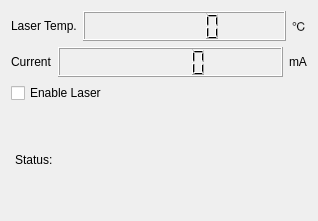
<?xml version="1.0" encoding="UTF-8"?>
<ui version="4.0">
 <class>FrmLaserModule</class>
 <widget class="QMainWindow" name="FrmLaserModule">
  <property name="geometry">
   <rect>
    <x>0</x>
    <y>0</y>
    <width>318</width>
    <height>221</height>
   </rect>
  </property>
  <property name="windowTitle">
   <string>Network Analyzer Control</string>
  </property>
  <widget class="QWidget" name="widget">
   <layout class="QVBoxLayout" name="verticalLayout">
    <item>
     <layout class="QHBoxLayout" name="horizontalLayout">
      <item>
       <widget class="QLabel" name="textLabel1_2_5_3_3_4">
        <property name="sizePolicy">
         <sizepolicy hsizetype="Fixed" vsizetype="Preferred">
          <horstretch>0</horstretch>
          <verstretch>0</verstretch>
         </sizepolicy>
        </property>
        <property name="text">
         <string>Laser Temp.</string>
        </property>
        <property name="wordWrap">
         <bool>false</bool>
        </property>
       </widget>
      </item>
      <item>
       <widget class="QLCDNumber" name="m_lcdTemperature">
        <property name="minimumSize">
         <size>
          <width>0</width>
          <height>30</height>
         </size>
        </property>
       </widget>
      </item>
      <item>
       <widget class="QLabel" name="textLabel1_2_5_3_3_5">
        <property name="sizePolicy">
         <sizepolicy hsizetype="Fixed" vsizetype="Preferred">
          <horstretch>0</horstretch>
          <verstretch>0</verstretch>
         </sizepolicy>
        </property>
        <property name="text">
         <string>℃</string>
        </property>
        <property name="wordWrap">
         <bool>false</bool>
        </property>
       </widget>
      </item>
     </layout>
    </item>
    <item>
     <layout class="QHBoxLayout" name="horizontalLayout_2">
      <item>
       <widget class="QLabel" name="textLabel1_2_5_3_3_7">
        <property name="sizePolicy">
         <sizepolicy hsizetype="Fixed" vsizetype="Preferred">
          <horstretch>0</horstretch>
          <verstretch>0</verstretch>
         </sizepolicy>
        </property>
        <property name="text">
         <string>Current</string>
        </property>
        <property name="wordWrap">
         <bool>false</bool>
        </property>
       </widget>
      </item>
      <item>
       <widget class="QLCDNumber" name="m_lcdCurrent">
        <property name="minimumSize">
         <size>
          <width>0</width>
          <height>30</height>
         </size>
        </property>
       </widget>
      </item>
      <item>
       <widget class="QLabel" name="textLabel1_2_5_3_3_6">
        <property name="sizePolicy">
         <sizepolicy hsizetype="Fixed" vsizetype="Preferred">
          <horstretch>0</horstretch>
          <verstretch>0</verstretch>
         </sizepolicy>
        </property>
        <property name="text">
         <string>mA</string>
        </property>
        <property name="wordWrap">
         <bool>false</bool>
        </property>
       </widget>
      </item>
     </layout>
    </item>
    <item>
     <widget class="QCheckBox" name="m_ckbEnabled">
      <property name="text">
       <string>Enable Laser</string>
      </property>
     </widget>
    </item>
    <item>
     <layout class="QHBoxLayout" name="horizontalLayout_3">
      <item>
       <widget class="QLabel" name="textLabel1_2_5_3_3_8">
        <property name="sizePolicy">
         <sizepolicy hsizetype="Fixed" vsizetype="Preferred">
          <horstretch>0</horstretch>
          <verstretch>0</verstretch>
         </sizepolicy>
        </property>
        <property name="text">
         <string>Status:</string>
        </property>
        <property name="wordWrap">
         <bool>false</bool>
        </property>
       </widget>
      </item>
      <item>
       <widget class="QLabel" name="m_lblStatus">
        <property name="sizePolicy">
         <sizepolicy hsizetype="Fixed" vsizetype="Expanding">
          <horstretch>0</horstretch>
          <verstretch>0</verstretch>
         </sizepolicy>
        </property>
        <property name="minimumSize">
         <size>
          <width>240</width>
          <height>60</height>
         </size>
        </property>
        <property name="text">
         <string/>
        </property>
        <property name="scaledContents">
         <bool>true</bool>
        </property>
        <property name="wordWrap">
         <bool>true</bool>
        </property>
       </widget>
      </item>
     </layout>
    </item>
   </layout>
  </widget>
 </widget>
 <layoutdefault spacing="6" margin="11"/>
 <includes>
  <include location="local">graphwidget.h</include>
 </includes>
 <resources/>
 <connections/>
</ui>
